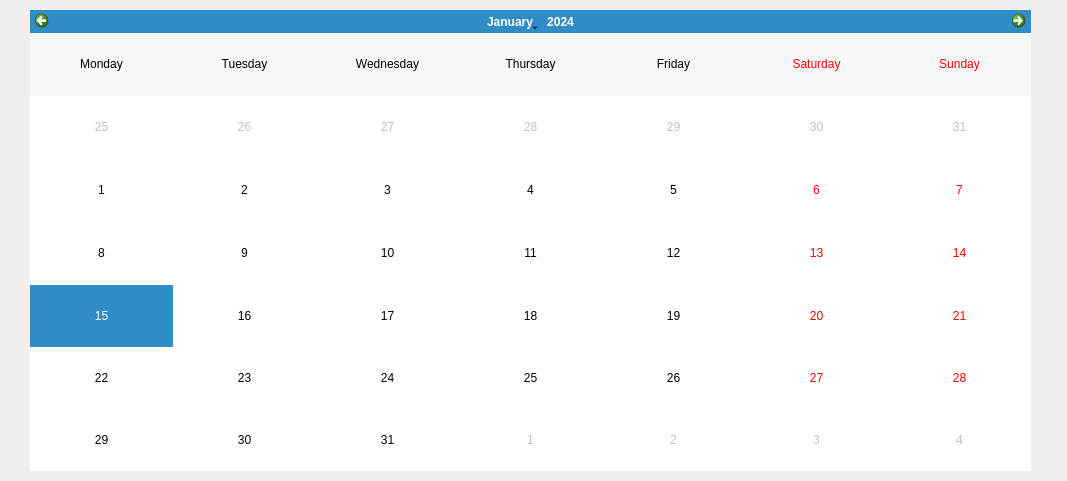
<?xml version="1.0" encoding="UTF-8"?>
<ui version="4.0">
 <class>Date</class>
 <widget class="QDialog" name="Date">
  <property name="geometry">
   <rect>
    <x>0</x>
    <y>0</y>
    <width>1067</width>
    <height>481</height>
   </rect>
  </property>
  <property name="windowTitle">
   <string>Dialog</string>
  </property>
  <widget class="QCalendarWidget" name="cwCalendar">
   <property name="geometry">
    <rect>
     <x>30</x>
     <y>10</y>
     <width>1001</width>
     <height>461</height>
    </rect>
   </property>
   <property name="horizontalHeaderFormat">
    <enum>QCalendarWidget::LongDayNames</enum>
   </property>
   <property name="verticalHeaderFormat">
    <enum>QCalendarWidget::NoVerticalHeader</enum>
   </property>
  </widget>
 </widget>
 <resources/>
 <connections/>
</ui>
